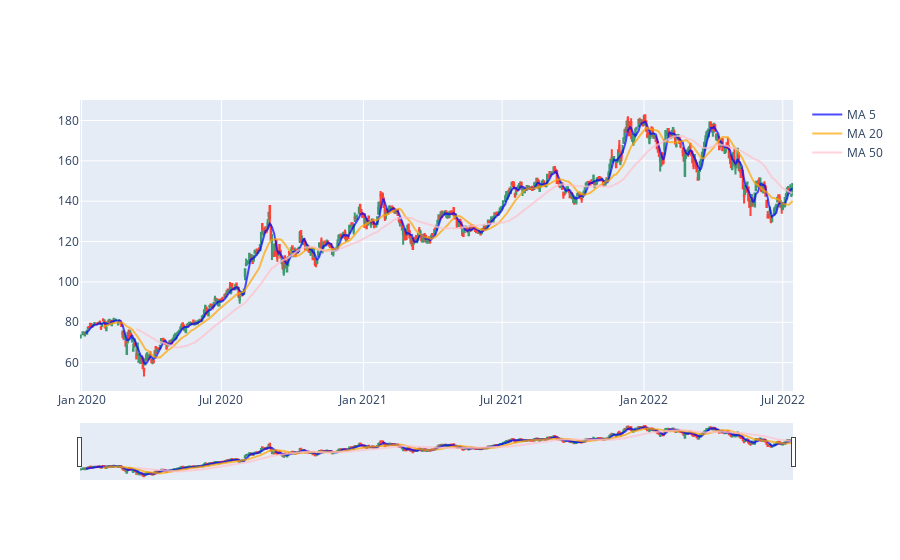

Source (notebook cell):
### Code cell
# 单独看macd
import yfinance as yf
import pandas as pd
symbol = 'AAPL'
df = yf.download(symbol, start='2020-01-01', proxy="127.0.0.1:33210")
print(df)
from ta.trend import MACD
from ta.momentum import StochasticOscillator
from plotly.subplots import make_subplots
import plotly.graph_objects as go
fig = go.Figure(go.Candlestick(x=df.index,
  open=df['Open'],
  high=df['High'],
  low=df['Low'],
  close=df['Close'],
  showlegend=False))



#add moving average
df['MA20'] = df['Close'].rolling(window=20).mean()
df['MA5'] = df['Close'].rolling(window=5).mean()
df['MA50'] = df['Close'].rolling(window=50).mean()
fig.add_trace(go.Scatter(x=df.index, 
                         y=df['MA5'], 
                         opacity=0.7, 
                         line=dict(color='blue', width=2), 
                         name='MA 5'))

fig.add_trace(go.Scatter(x=df.index, 
                         y=df['MA20'], 
                         opacity=0.7, 
                         line=dict(color='orange', width=2), 
                         name='MA 20'))
fig.add_trace(go.Scatter(x=df.index, 
                         y=df['MA50'], 
                         opacity=0.7, 
                         line=dict(color='pink', width=2), 
                         name='MA 50'))
#把非交易日排除掉
# hide weekends
fig.update_xaxes(rangebreaks=[dict(bounds=["sat", "mon"])]) 
# removing all empty dates
# build complete timeline from start date to end date
dt_all = pd.date_range(start=df.index[0],end=df.index[-1])
# retrieve the dates that ARE in the original datset
dt_obs = [d.strftime("%Y-%m-%d") for d in pd.to_datetime(df.index)]
# define dates with missing values
dt_breaks = [d for d in dt_all.strftime("%Y-%m-%d").tolist() if not d in dt_obs]
fig.update_xaxes(rangebreaks=[dict(values=dt_breaks)])
fig.show()

### Figure 1 — Plotly figure (JSON) as saved in the notebook; plotly's stock layout.template omitted (floating-point values rounded to 4 significant figures; data arrays with more than 128 entries replaced by an {"elided": "..."} marker saying what was removed)
{"data": [{"close": {"elided": "639 float values"}, "high": {"elided": "639 float values"}, "low": {"elided": "639 float values"}, "open": {"elided": "639 float values"}, "showlegend": false, "type": "candlestick", "x": {"elided": "639 str values"}}, {"line": {"color": "blue", "width": 2}, "name": "MA 5", "opacity": 0.7, "type": "scatter", "x": {"elided": "639 str values"}, "y": {"elided": "639 float values"}}, {"line": {"color": "orange", "width": 2}, "name": "MA 20", "opacity": 0.7, "type": "scatter", "x": {"elided": "639 str values"}, "y": {"elided": "639 float values"}}, {"line": {"color": "pink", "width": 2}, "name": "MA 50", "opacity": 0.7, "type": "scatter", "x": {"elided": "639 str values"}, "y": {"elided": "639 float values"}}], "layout": {"xaxis": {"rangebreaks": [{"bounds": ["sat", "mon"], "values": {"elided": "288 str values"}}]}}}
